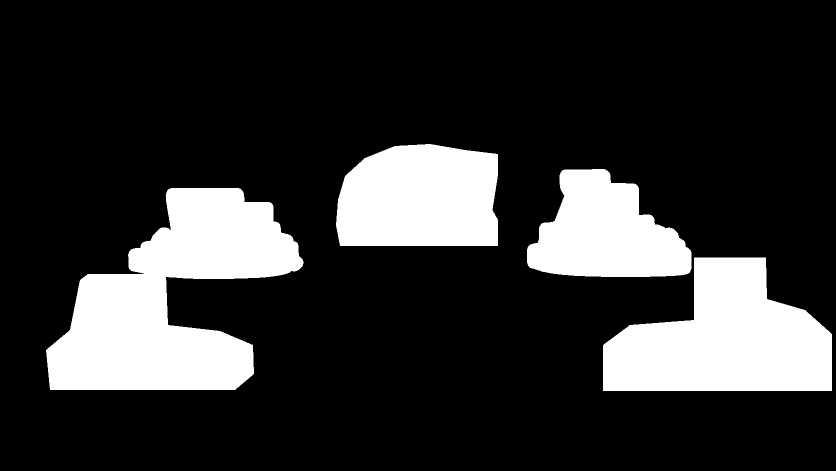
#> input picture docs/m1.3i/masks/all-stations.png, 1672 x 941 px, given in place of experience.png, which was not available (shown at 1/2 size)
$ python m14j4-experience.py
#> lines starting #> are read from the running program, lines starting #| are printed output that depends on the picture; after the words box and inside, x2 and y2 are one past the last pixel; in counts of white or black regions, pixels touching at a corner belong together
"""M1.4J.4: Experience's strip light, split for its lift. Nothing is painted: each pair adds up to its source.

    python scripts/m14j4-experience.py      writes public/scene/v2/m14j4/*.png
    python scripts/m14i2-crop.py            then crops them (components/lab/scene-crops.ts)

M1.4F's experience-light is what the strips throw on the floor, recovered up to the platform's outline.
Raised, its brightest rows, next to the strips, would stay behind as a second strip on the floor.

    experience-light-edge    rises: the rows next to the strips (all of it to NEAR px off the platform's
                             outline, none from FAR px on)
    experience-light-spill   stays: the rest, and everything left of the strips (the floor beside the rim)

M1.4H.4's floor light (experience-floor, and M1.4H.4.1's experience-floor-lit) has a row of single
specks left of the strips along the same outline, hidden in the platform's edge only while it is down:

    experience-floor-edge                   rises: those specks (the same in both sources)
    experience-floor-rest, -floor-lit-rest  stay: everything else

Only the alpha is split (edge + spill = the source's alpha, pixel for pixel; the colours are copied).
No file of an earlier milestone is written. The recovered station itself needs nothing: no foreground
object overlaps it and it holds none.

Dependencies: numpy, Pillow (scripts/requirements.txt).
"""
import os

import numpy as np
from PIL import Image

ROOT = os.path.abspath(os.path.join(os.path.dirname(__file__), ".."))
SRC = os.path.join(ROOT, "public", "scene", "v2")
OUT = os.path.join(SRC, "m14j4")
W, H = 1672, 941
load = lambda n: np.asarray(Image.open(os.path.join(SRC, *n.split("/"))).convert("RGBA"))
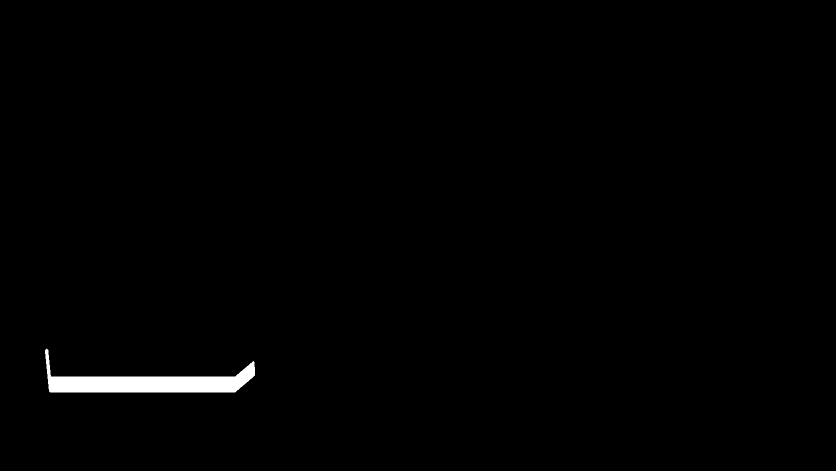
#> input picture docs/m1.3i/masks/creative-floor.png, 1672 x 941 px, given in place of experience-light.png, which was not available (shown at 1/2 size)
#> further down, st is the input picture: shape (941, 1672, 4); mean R, G, B, A 49.2, 49.2, 49.2, 255
#> further down, light is the input picture: shape (941, 1672, 4); mean R, G, B, A 2.2, 2.2, 2.2, 255
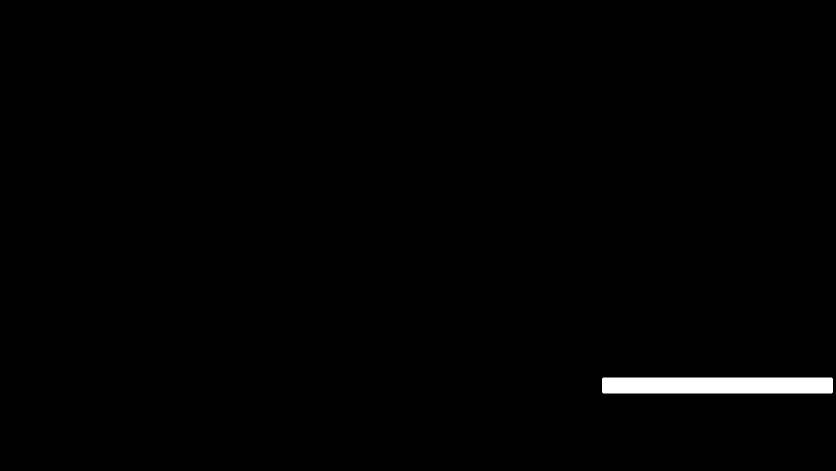
#> input picture docs/m1.3i/masks/experience-floor.png, 1672 x 941 px, found by its file name (shown at 1/2 size)


def save(name, rgb, alpha):
    o = np.dstack([rgb, alpha]).astype(np.uint8)
    o[alpha == 0] = 0
    Image.fromarray(o, "RGBA").save(os.path.join(OUT, name + ".png"), optimize=True)
    ys, xs = np.nonzero(alpha)
    print(f"{name:24s} {len(xs):6d} px, x {xs.min()}-{xs.max()}, y {ys.min()}-{ys.max()}")


def smooth(t):
    t = np.clip(t, 0, 1)
    return t * t * (3 - 2 * t)


os.makedirs(OUT, exist_ok=True)
st, light = load("m14f/experience.png"), load("m14f/experience-light.png")
floor, lit = load("m14h4/experience-floor.png"), load("m14h4/experience-floor-lit.png")
#> floor is the input picture: shape (941, 1672, 4); mean R, G, B, A 2.4, 2.4, 2.4, 255
yy, xx = np.mgrid[0:H, 0:W]

solid = (st[..., 3] >= 128) & (yy > 690)
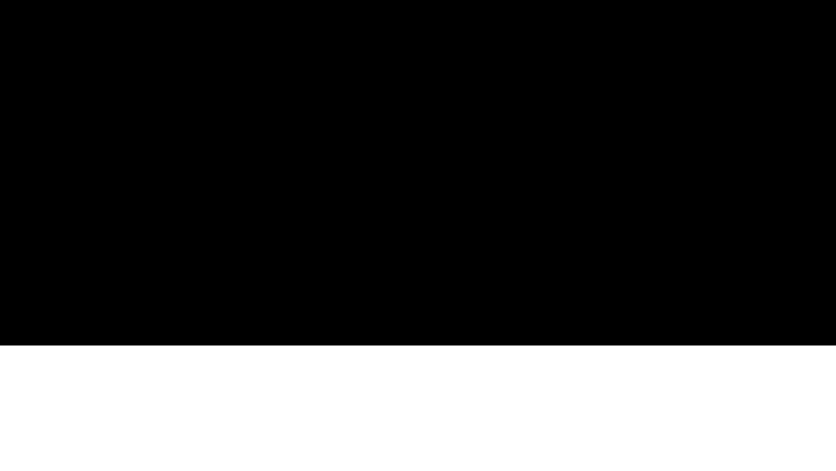
#> solid: shape (941, 1672) bool (shown at 1/2 size); 26.6% white; 1 white region, box (x1, y1, x2, y2) and area: (0, 691, 1672, 941) 418000
rim = solid & ~(np.roll(solid, 1, 0) & np.roll(solid, -1, 0) & np.roll(solid, 1, 1) & np.roll(solid, -1, 1))
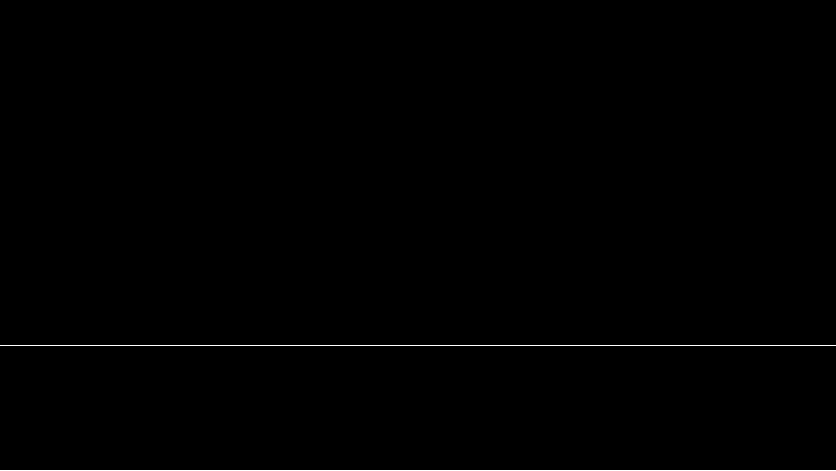
#> rim: shape (941, 1672) bool (shown at 1/2 size); 0.21% white in thin lines or dots, all inside (x1, y1, x2, y2) = (0, 691, 1672, 941)
rp = np.argwhere(rim & (yy > 700))
#> rp = 1672 pairs, first value 940 to 940, second value 0 to 1671
dist = np.full((H, W), 99.0)
for y, x in np.argwhere((light[..., 3] > 0) | ((floor[..., 3] > 0) & (yy > 740) & (yy < 800))):
#> (the run stopped early here; a loop or call above may not have finished)
